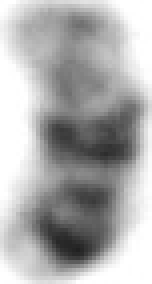
#> input picture source_data/single_chromosomes/chr_000029.png, 38 x 71 px (shown 4 times larger); its folder holds only this picture in this run
$ python 2v1_prepare_single_chromosomes.py
#> lines starting #> are read from the running program, lines starting #| are printed output that depends on the picture; after the words box and inside, x2 and y2 are one past the last pixel; in counts of white or black regions, pixels touching at a corner belong together
from pathlib import Path
from PIL import Image, ImageDraw
import numpy as np
import cv2
import shutil

# =========================
# CONFIG
# =========================

ROOT = Path(__file__).resolve().parent
INPUT_DIR = ROOT / "source_data" / "single_chromosomes"

OUTPUT_ROOT = ROOT / "prepared_single_chromosomes"
OUT_RGBA_DIR = OUTPUT_ROOT / "images_rgba"
OUT_MASK_DIR = OUTPUT_ROOT / "masks"
OUT_PREVIEW_DIR = OUTPUT_ROOT / "previews"

# Nếu muốn mỗi lần chạy xóa output cũ
CLEAR_OLD_OUTPUT = True

# Ngưỡng nền trắng
# bg_ref thường gần 255, threshold = bg_ref - BG_MARGIN
# tăng BG_MARGIN => ăn sâu hơn vào viền trắng
BG_MARGIN = 28

# Dọn nhiễu
MIN_OBJECT_AREA = 120

# Crop sát object
CROP_PADDING = 2

# Co mask vào 1 chút để giảm halo trắng ngoài rìa
# 0 = không co
# 1 = co nhẹ (khuyên dùng)
MASK_SHRINK_ITER = 1

# Morphology
KERNEL_SIZE = 3


# =========================
# INIT
# =========================

if CLEAR_OLD_OUTPUT and OUTPUT_ROOT.exists():
    shutil.rmtree(OUTPUT_ROOT)

for folder in [OUT_RGBA_DIR, OUT_MASK_DIR, OUT_PREVIEW_DIR]:
    folder.mkdir(parents=True, exist_ok=True)


# =========================
# HELPERS
# =========================

def keep_largest_component(mask_bool):
    """
    Giữ component lớn nhất.
    """
    mask_uint8 = mask_bool.astype(np.uint8)

    num_labels, labels, stats, _ = cv2.connectedComponentsWithStats(mask_uint8, connectivity=8)

    if num_labels <= 1:
        return mask_bool

    areas = stats[1:, cv2.CC_STAT_AREA]
    largest_label = 1 + np.argmax(areas)

    return labels == largest_label


def get_border_background(gray):
    """
    Tìm nền trắng bằng cách:
    - lấy giá trị biên ảnh
    - chỉ coi nền là vùng sáng và có kết nối với border
    => giữ lại được các vùng trắng nằm BÊN TRONG NST
    """
    h, w = gray.shape

    border_pixels = np.concatenate([
        gray[0, :],
        gray[h - 1, :],
        gray[:, 0],
        gray[:, w - 1]
    ])

    bg_ref = np.median(border_pixels)
    threshold = max(210, bg_ref - BG_MARGIN)

    # pixel rất sáng mới có khả năng là nền
    candidate_bg = gray >= threshold

    num_labels, labels, stats, _ = cv2.connectedComponentsWithStats(
        candidate_bg.astype(np.uint8),
        connectivity=8
    )

    # label xuất hiện ở border => background thật
    border_labels = set(np.unique(np.concatenate([
        labels[0, :],
        labels[h - 1, :],
        labels[:, 0],
        labels[:, w - 1]
    ])))

    # bỏ label 0 (phần không phải candidate_bg)
    border_labels.discard(0)

    if len(border_labels) == 0:
        return np.zeros_like(gray, dtype=bool), threshold, bg_ref

    background = np.isin(labels, list(border_labels)) & candidate_bg
    return background, threshold, bg_ref


def extract_object_rgba(img_path):
    """
    Tách NST khỏi nền trắng.
    Giữ:
    - texture bên trong
    - các vùng trắng bên trong NST
    Xóa:
    - nền trắng nối với biên ảnh
    """
    img = Image.open(img_path).convert("RGB")
    arr = np.array(img)
    gray = np.array(img.convert("L"))

    background, threshold, bg_ref = get_border_background(gray)

    # object = phần KHÔNG phải background
    object_mask = ~background

    # clean
    kernel = np.ones((KERNEL_SIZE, KERNEL_SIZE), np.uint8)
    object_mask_uint8 = object_mask.astype(np.uint8) * 255

    object_mask_uint8 = cv2.morphologyEx(object_mask_uint8, cv2.MORPH_OPEN, kernel)
    object_mask_uint8 = cv2.morphologyEx(object_mask_uint8, cv2.MORPH_CLOSE, kernel)

    object_mask = object_mask_uint8 > 0
    object_mask = keep_largest_component(object_mask)

    if object_mask.sum() < MIN_OBJECT_AREA:
        return None, None, None

    # Co mask nhẹ để ăn vào sát hơn, giảm viền trắng giả
    if MASK_SHRINK_ITER > 0:
        eroded = cv2.erode(
            (object_mask.astype(np.uint8) * 255),
            kernel,
            iterations=MASK_SHRINK_ITER
        )
        object_mask = eroded > 0

    if object_mask.sum() < MIN_OBJECT_AREA:
        return None, None, None

    # Crop sát object
    ys, xs = np.where(object_mask)
    x1, x2 = xs.min(), xs.max()
    y1, y2 = ys.min(), ys.max()

    x1 = max(0, x1 - CROP_PADDING)
    y1 = max(0, y1 - CROP_PADDING)
    x2 = min(gray.shape[1] - 1, x2 + CROP_PADDING)
    y2 = min(gray.shape[0] - 1, y2 + CROP_PADDING)

    cropped_rgb = arr[y1:y2+1, x1:x2+1]
    cropped_mask = object_mask[y1:y2+1, x1:x2+1]

    rgba = np.zeros((cropped_rgb.shape[0], cropped_rgb.shape[1], 4), dtype=np.uint8)
    rgba[:, :, :3] = cropped_rgb
    rgba[:, :, 3] = cropped_mask.astype(np.uint8) * 255

    mask_img = (cropped_mask.astype(np.uint8) * 255)

    rgba_img = Image.fromarray(rgba, mode="RGBA")
    mask_img = Image.fromarray(mask_img, mode="L")

    info = {
        "bg_ref": float(bg_ref),
        "threshold": float(threshold),
        "area": int(object_mask.sum())
    }

    return rgba_img, mask_img, info


def make_preview(rgba_img, mask_img):
    """
    Preview để kiểm tra bằng mắt:
    - nền xám nhạt
    - object sạch
    - contour đỏ
    """
    bg = Image.new("RGB", rgba_img.size, (240, 240, 240))
    bg.paste(rgba_img, mask=rgba_img.split()[-1])

    preview = bg.copy()
    draw = ImageDraw.Draw(preview)

    mask_arr = np.array(mask_img)
    contours, _ = cv2.findContours(mask_arr, cv2.RETR_EXTERNAL, cv2.CHAIN_APPROX_SIMPLE)

    for cnt in contours:
        cnt = cnt.squeeze()
        if cnt.ndim == 2 and len(cnt) >= 2:
            pts = [tuple(map(int, p)) for p in cnt]
            draw.line(pts + [pts[0]], fill=(255, 0, 0), width=1)

    return preview


# =========================
# MAIN
# =========================

def main():
    image_paths = sorted(INPUT_DIR.glob("*.png"))

    if len(image_paths) == 0:
        raise FileNotFoundError(f"No PNG files found in {INPUT_DIR}")

    print(f"Found {len(image_paths)} single chromosome images.")
    print("Processing...")

    saved = 0

    for idx, img_path in enumerate(image_paths, start=1):
        rgba_img, mask_img, info = extract_object_rgba(img_path)
#> in extract_object_rgba, img is the input picture: PIL image 38x71 RGB; min 32, max 255, mean 174.4
#> in get_border_background, `border_pixels = np.concatenate([ gray[0, :], gray[h - 1, :], gray[:, 0..`: border_pixels = 218 values, max 255 at index 1, min 209 at index 12, mean 245.9
#> in get_border_background, `bg_ref = np.median(border_pixels)`: bg_ref = 254
#> in get_border_background, `threshold = max(210, bg_ref - BG_MARGIN)`: threshold = 226
#> in get_border_background, `candidate_bg = gray >= threshold`:
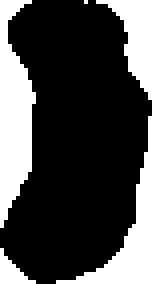
#> candidate_bg: shape (71, 38) bool (shown 4 times larger); 27.8% white; 5 white regions (1 under 20 px), largest, box (x1, y1, x2, y2) and area: (0, 0, 9, 57) 325, (14, 29, 38, 71) 231, (24, 0, 38, 25) 155, (0, 62, 9, 71) 38
#> in get_border_background, `num_labels, labels, stats, _ = cv2.connectedComponentsWithStats( candi..`:
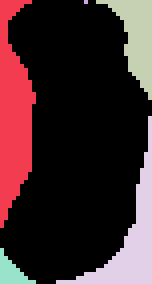
#> labels: shape (71, 38) int32 (shown 4 times larger); 6 distinct labels, from 0 to 5; one colour per label, 0 black
#> in get_border_background, `num_labels, labels, stats, _ = cv2.connectedComponentsWithStats( candi..`: num_labels = 6; stats = [[0, 0, 38, 71, 1948], [0, 0, 9, 57, 325], [21, 0, 1, 1, 1], [24, 0, 14, 25, 155], [14, 29, 24, 42, 231], [0, 62, 9, 9, 38]]
#> in get_border_background, `border_labels = set(np.unique(np.concatenate([ labels[0, :], labels[h ..`: border_labels = 6 items
#> in extract_object_rgba, `background, threshold, bg_ref = get_border_background(gray)`: threshold = 226; bg_ref = 254
#> in extract_object_rgba, `object_mask_uint8 = cv2.morphologyEx(object_mask_uint8, cv2.MORPH_OPEN..`: object_mask_uint8: shape (71, 38); 72.1% white; 4 black regions, box (x1, y1, x2, y2) and area: (0, 0, 9, 57) 325, (14, 29, 38, 71) 231, (21, 0, 38, 25) 158, (0, 62, 9, 71) 38
#> in extract_object_rgba, `object_mask_uint8 = cv2.morphologyEx(object_mask_uint8, cv2.MORPH_CLOS..`:
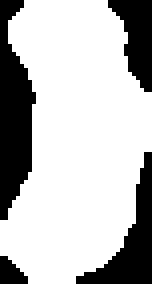
#> object_mask_uint8: shape (71, 38) (shown 4 times larger); 73.2% white; 4 black regions, box (x1, y1, x2, y2) and area: (0, 0, 9, 55) 321, (19, 38, 38, 71) 217, (27, 0, 38, 23) 150, (0, 64, 7, 71) 34
#> in keep_largest_component, `num_labels, labels, stats, _ = cv2.connectedComponentsWithStats(mask_u..`: num_labels = 2; stats = [[0, 0, 38, 71, 722], [0, 0, 38, 71, 1976]]
#> in keep_largest_component, `areas = stats[1:, cv2.CC_STAT_AREA]`: areas = [1976]
#> in keep_largest_component, `largest_label = 1 + np.argmax(areas)`: largest_label = 1
#> in extract_object_rgba, `eroded = cv2.erode( (object_mask.astype(np.uint8) * 255), kernel, iter..`:
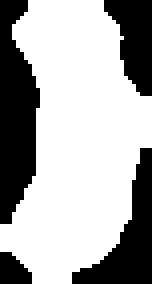
#> eroded: shape (71, 38) (shown 4 times larger); 66.5% white; 4 black regions, box (x1, y1, x2, y2) and area: (0, 0, 10, 56) 397, (18, 37, 38, 71) 270, (26, 0, 38, 24) 187, (0, 63, 8, 71) 49
#> in extract_object_rgba, `object_mask = eroded > 0`: object_mask: shape (71, 38) bool; 66.5% white; 4 black regions
#> in extract_object_rgba, `ys, xs = np.where(object_mask)`: ys = 1795 values from 0 to 70; xs = 1795 values, max 37 at index 601, min 0 at index 1460, mean 18.71
#> in extract_object_rgba, `x1, x2 = xs.min(), xs.max()`: x1 = 0; x2 = 37
#> in extract_object_rgba, `y1, y2 = ys.min(), ys.max()`: y1 = 0; y2 = 70
#> in extract_object_rgba, `rgba[:, :, 3] = cropped_mask.astype(np.uint8) * 255`:
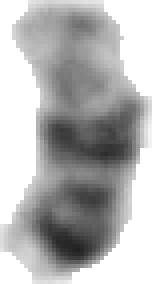
#> rgba: shape (71, 38, 4) (shown 4 times larger); mean R, G, B, A 174.4, 174.4, 174.4, 169.7; transparent parts drawn white
#> in extract_object_rgba, `info = { "bg_ref": float(bg_ref), "threshold": float(threshold), "area..`: info = {'bg_ref': 254, 'threshold': 226, 'area': 1795}

        if rgba_img is None:
            print(f"[SKIP] {img_path.name} -> object too small / extraction failed")
            continue

        out_name = img_path.stem + ".png"

        rgba_img.save(OUT_RGBA_DIR / out_name)
        mask_img.save(OUT_MASK_DIR / out_name)

        preview = make_preview(rgba_img, mask_img)
        preview.save(OUT_PREVIEW_DIR / out_name)

        saved += 1

        if idx % 100 == 0 or idx == len(image_paths):
            print(f"Processed {idx}/{len(image_paths)} | Saved: {saved}")

    print("Done.")
    print(f"Saved cleaned RGBA objects to: {OUT_RGBA_DIR}")
    print(f"Saved masks to: {OUT_MASK_DIR}")
    print(f"Saved previews to: {OUT_PREVIEW_DIR}")


if __name__ == "__main__":
    main()
#> in make_preview, `bg = Image.new("RGB", rgba_img.size, (240, 240, 240))`: bg: PIL image 38x71 RGB; every value is 240
#> in make_preview, `contours, _ = cv2.findContours(mask_arr, cv2.RETR_EXTERNAL, cv2.CHAIN_..`: contours = 1 contour; box (x1, y1, x2, y2) and area: (0, 0, 38, 71) 1704
#> the loop in make_preview, `for cnt in contours:` made 1 pass
#> in main, `preview = make_preview(rgba_img, mask_img)`:
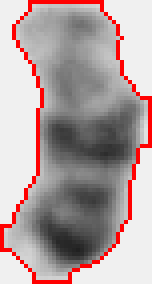
#> preview: PIL image 38x71 RGB (shown 4 times larger); mean R, G, B 177.1, 160.2, 160.2

$ run again, on source_data/single_chromosomes/chr_003071.png
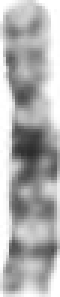
#> input picture source_data/single_chromosomes/chr_003071.png, 20 x 99 px (shown 3 times larger)
#> in extract_object_rgba, img is the input picture: PIL image 20x99 RGB; min 44, max 255, mean 176.2
#> border_pixels = 238 values, max 255 at index 0, min 149 at index 190, mean 240.8
#> in get_border_background, `bg_ref = np.median(border_pixels)`: bg_ref = 254
#> in get_border_background, `threshold = max(210, bg_ref - BG_MARGIN)`: threshold = 226
#> candidate_bg: shape (99, 20) bool; 23.4% white; 6 white regions (2 under 20 px), largest, box (x1, y1, x2, y2) and area: (0, 12, 4, 94) 217, (12, 0, 20, 43) 161, (5, 85, 20, 99) 53, (0, 0, 8, 8) 24
#> in get_border_background, `num_labels, labels, stats, _ = cv2.connectedComponentsWithStats( candi..`: num_labels = 7; stats = [[0, 0, 20, 99, 1516], [0, 0, 8, 8, 24], [12, 0, 8, 43, 161], [0, 12, 4, 82, 217], [19, 61, 1, 6, 6], [5, 85, 15, 14, 53], [0, 97, 2, 2, 3]]
#> border_labels = 7 items
#> in extract_object_rgba, `background, threshold, bg_ref = get_border_background(gray)`: threshold = 226; bg_ref = 254
#> in keep_largest_component, `num_labels, labels, stats, _ = cv2.connectedComponentsWithStats(mask_u..`: num_labels = 2; stats = [[0, 0, 20, 99, 422], [0, 0, 20, 99, 1558]]
#> areas = [1558]
#> largest_label = 1
#> in extract_object_rgba, `eroded = cv2.erode( (object_mask.astype(np.uint8) * 255), kernel, iter..`:
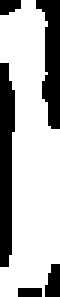
#> eroded: shape (99, 20) (shown 3 times larger); 70.1% white; 5 black regions, box (x1, y1, x2, y2) and area: (0, 21, 5, 89) 276, (12, 0, 20, 43) 218, (15, 88, 20, 99) 45, (0, 0, 7, 5) 29, (6, 96, 14, 99) 24
#> ys = 1388 values from 0 to 98; xs = 1388 values, max 19 at index 532, min 0 at index 36, mean 9.81
#> x1 = 0; x2 = 19
#> y1 = 0; y2 = 98
#> in extract_object_rgba, `info = { "bg_ref": float(bg_ref), "threshold": float(threshold), "area..`: info = {'bg_ref': 254, 'threshold': 226, 'area': 1388}
#> contours = 1 contour; box (x1, y1, x2, y2) and area: (0, 0, 20, 99) 1272
#> the loop in make_preview, `for cnt in contours:` made 1 pass
#> in main, `preview = make_preview(rgba_img, mask_img)`:
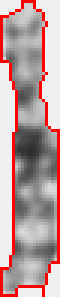
#> preview: PIL image 20x99 RGB (shown 3 times larger); mean R, G, B 186.4, 156.9, 156.9
